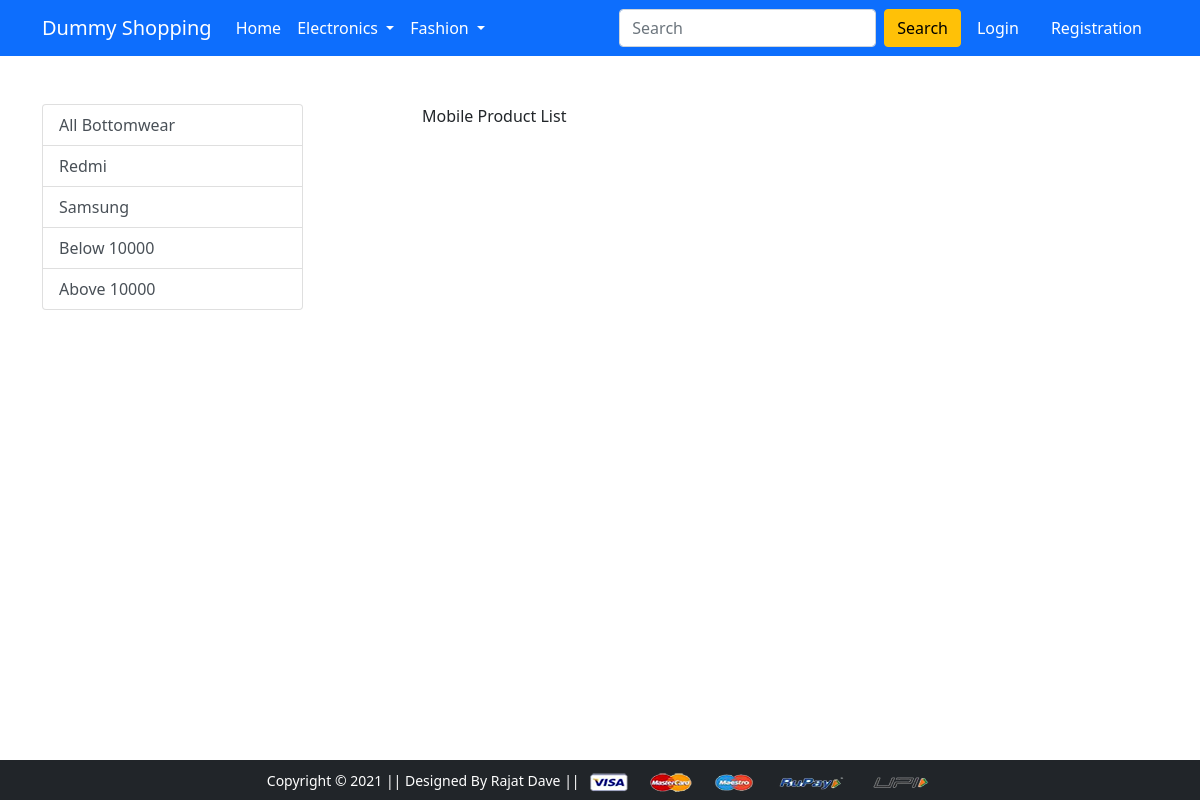
The page /bottomwear/ on the database as committed earlier.
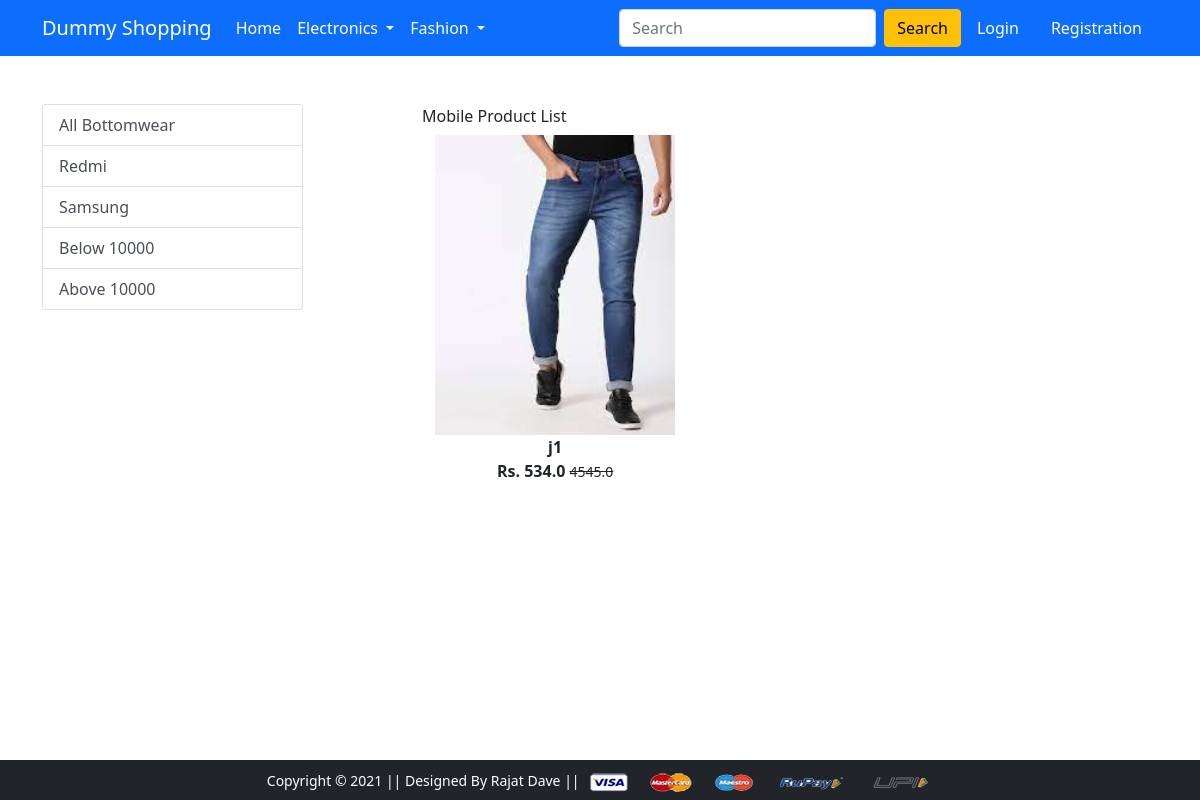
The same page on the database as committed later.
### app/models.py (models this page shows)
class Product(models.Model):
    title = models.CharField(max_length=50)
    description = models.TextField(max_length=500)
    selling_price = models.FloatField()
    discounted_price = models.FloatField()
    category = models.CharField(choices=PRODUCT_CHOICES, max_length=20)
    brand = models.CharField(max_length=50)
    product_image = models.ImageField(upload_to="product_img")

### app/views.py (the view)
# urls.py: path('bottomwear/', views.bottomwear, name='bottomwear'),
def bottomwear(request):
    bottomwears = Product.objects.filter(category="jeans")
    return render(request, "app/bottomwear.html", {"bottomwears":bottomwears})

### app/context_processor.py (called while the page is built)
def cartt(request):
    cart_obj = None
    if request.user.is_authenticated:
        try:
            cart_obj = Cart.objects.filter(user = request.user)
        except :
            print("exception")
            pass
    if cart_obj:
        return( {'cat':cart_obj})
    else:
      return {'cat':cart_obj }

### templates/app/bottomwear.html
{% extends 'app/base.html' %} {% load static %} {% block title %}Buy Now{%endblock title %} {% block main-content %}
<div class="container my-5">
  <div class="row">
    <div class="col-sm-3">
  <div class="list-group">
        <a href="{% url 'bottomwear' %}"
          class="list-group-item list-group-item-action"
          aria-current="true">All Bottomwear</a>
        <a href="{% url 'mobile' %}"
          class="list-group-item list-group-item-action"
          aria-current="true">Redmi</a>
        <a href="{% url 'mobile' %}"
          class="list-group-item list-group-item-action"
          >Samsung</a>
        <a href="{% url 'mobile' %}"
          class="list-group-item list-group-item-action"
          >Below 10000</a>
        <a href="{% url 'mobile' %}" class="list-group-item list-group-item-action">Above 10000</a>
      </div>
    </div>
    <div class="col-sm-8 offset-sm-1">
      Mobile Product List {%for product in bottomwears %}
      <div class="col-sm-4 text-center mb-4">
        <a href="{% url 'product-detail' product.id %}" class="btn">
          <div class="item">
            <img
              src="{{product.product_image.url}}"
              alt=""
              height="300"
              class=""
            />
            <div class="fw-bold">{{product.title}}</div>
            <div class="fw-bold">
              Rs. {{product.discounted_price}}
              <small class="fw-light text-decoration-line-through"
                >{{product.selling_price}}</small
              >
            </div>
          </div>
        </a>
      </div>
      {% endfor%}
    </div>
  </div>
</div>
{% endblock main-content %}

Rows that differ between the two databases and show on the page:
added Product: product_image (picture), title "j1", discounted_price "534.0", selling_price "4545.0"
